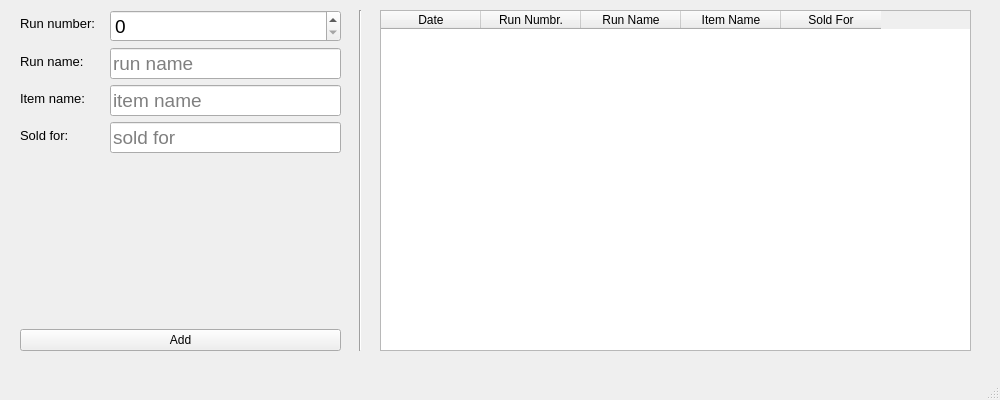
<?xml version="1.0" encoding="UTF-8"?>
<ui version="4.0">
 <class>MainWindow</class>
 <widget class="QMainWindow" name="MainWindow">
  <property name="enabled">
   <bool>true</bool>
  </property>
  <property name="geometry">
   <rect>
    <x>0</x>
    <y>0</y>
    <width>1000</width>
    <height>400</height>
   </rect>
  </property>
  <property name="windowTitle">
   <string>MainWindow</string>
  </property>
  <widget class="QWidget" name="centralwidget">
   <widget class="QWidget" name="formLayoutWidget">
    <property name="geometry">
     <rect>
      <x>20</x>
      <y>10</y>
      <width>321</width>
      <height>341</height>
     </rect>
    </property>
    <layout class="QFormLayout" name="formLayout">
     <property name="horizontalSpacing">
      <number>14</number>
     </property>
     <item row="0" column="0">
      <widget class="QLabel" name="label">
       <property name="font">
        <font>
         <family>Arial</family>
         <pointsize>10</pointsize>
        </font>
       </property>
       <property name="mouseTracking">
        <bool>true</bool>
       </property>
       <property name="text">
        <string>Run number:</string>
       </property>
      </widget>
     </item>
     <item row="1" column="0">
      <widget class="QLabel" name="label_2">
       <property name="font">
        <font>
         <family>Arial</family>
         <pointsize>10</pointsize>
         <weight>50</weight>
         <bold>false</bold>
        </font>
       </property>
       <property name="text">
        <string>Run name:</string>
       </property>
      </widget>
     </item>
     <item row="1" column="1">
      <widget class="QLineEdit" name="runNameEl">
       <property name="font">
        <font>
         <pointsize>14</pointsize>
        </font>
       </property>
       <property name="text">
        <string/>
       </property>
       <property name="placeholderText">
        <string>run name</string>
       </property>
      </widget>
     </item>
     <item row="2" column="0">
      <widget class="QLabel" name="label_3">
       <property name="font">
        <font>
         <family>Arial</family>
         <pointsize>10</pointsize>
        </font>
       </property>
       <property name="text">
        <string>Item name:</string>
       </property>
      </widget>
     </item>
     <item row="2" column="1">
      <widget class="QLineEdit" name="itemNameEl">
       <property name="font">
        <font>
         <pointsize>14</pointsize>
        </font>
       </property>
       <property name="toolTip">
        <string>run name</string>
       </property>
       <property name="text">
        <string/>
       </property>
       <property name="placeholderText">
        <string>item name</string>
       </property>
      </widget>
     </item>
     <item row="4" column="0">
      <spacer name="verticalSpacer">
       <property name="orientation">
        <enum>Qt::Vertical</enum>
       </property>
       <property name="sizeHint" stdset="0">
        <size>
         <width>17</width>
         <height>168</height>
        </size>
       </property>
      </spacer>
     </item>
     <item row="0" column="1">
      <widget class="QSpinBox" name="runNumbEl">
       <property name="font">
        <font>
         <pointsize>14</pointsize>
        </font>
       </property>
       <property name="styleSheet">
        <string notr="true"/>
       </property>
       <property name="minimum">
        <number>0</number>
       </property>
       <property name="maximum">
        <number>999999999</number>
       </property>
       <property name="value">
        <number>0</number>
       </property>
      </widget>
     </item>
     <item row="5" column="0" colspan="2">
      <widget class="QPushButton" name="addLogBtn">
       <property name="enabled">
        <bool>true</bool>
       </property>
       <property name="text">
        <string>Add</string>
       </property>
      </widget>
     </item>
     <item row="3" column="0">
      <widget class="QLabel" name="label_4">
       <property name="font">
        <font>
         <family>Arial</family>
         <pointsize>10</pointsize>
        </font>
       </property>
       <property name="text">
        <string>Sold for:</string>
       </property>
      </widget>
     </item>
     <item row="3" column="1">
      <widget class="QLineEdit" name="soldForEl">
       <property name="font">
        <font>
         <pointsize>14</pointsize>
        </font>
       </property>
       <property name="toolTip">
        <string>run name</string>
       </property>
       <property name="text">
        <string/>
       </property>
       <property name="placeholderText">
        <string>sold for</string>
       </property>
      </widget>
     </item>
    </layout>
   </widget>
   <widget class="QTableWidget" name="tableWidget">
    <property name="geometry">
     <rect>
      <x>380</x>
      <y>10</y>
      <width>591</width>
      <height>341</height>
     </rect>
    </property>
    <property name="cursor" stdset="0">
     <cursorShape>UpArrowCursor</cursorShape>
    </property>
    <property name="autoFillBackground">
     <bool>false</bool>
    </property>
    <property name="alternatingRowColors">
     <bool>false</bool>
    </property>
    <property name="sortingEnabled">
     <bool>true</bool>
    </property>
    <attribute name="horizontalHeaderVisible">
     <bool>true</bool>
    </attribute>
    <column>
     <property name="text">
      <string>Date</string>
     </property>
    </column>
    <column>
     <property name="text">
      <string>Run Numbr.</string>
     </property>
    </column>
    <column>
     <property name="text">
      <string>Run Name</string>
     </property>
    </column>
    <column>
     <property name="text">
      <string>Item Name</string>
     </property>
    </column>
    <column>
     <property name="text">
      <string>Sold For</string>
     </property>
    </column>
   </widget>
   <widget class="Line" name="line">
    <property name="geometry">
     <rect>
      <x>350</x>
      <y>10</y>
      <width>20</width>
      <height>341</height>
     </rect>
    </property>
    <property name="orientation">
     <enum>Qt::Vertical</enum>
    </property>
   </widget>
  </widget>
  <widget class="QMenuBar" name="menubar">
   <property name="geometry">
    <rect>
     <x>0</x>
     <y>0</y>
     <width>1000</width>
     <height>21</height>
    </rect>
   </property>
  </widget>
  <widget class="QStatusBar" name="statusbar"/>
 </widget>
 <tabstops>
  <tabstop>runNumbEl</tabstop>
  <tabstop>runNameEl</tabstop>
  <tabstop>itemNameEl</tabstop>
  <tabstop>addLogBtn</tabstop>
  <tabstop>tableWidget</tabstop>
 </tabstops>
 <resources/>
 <connections/>
</ui>
